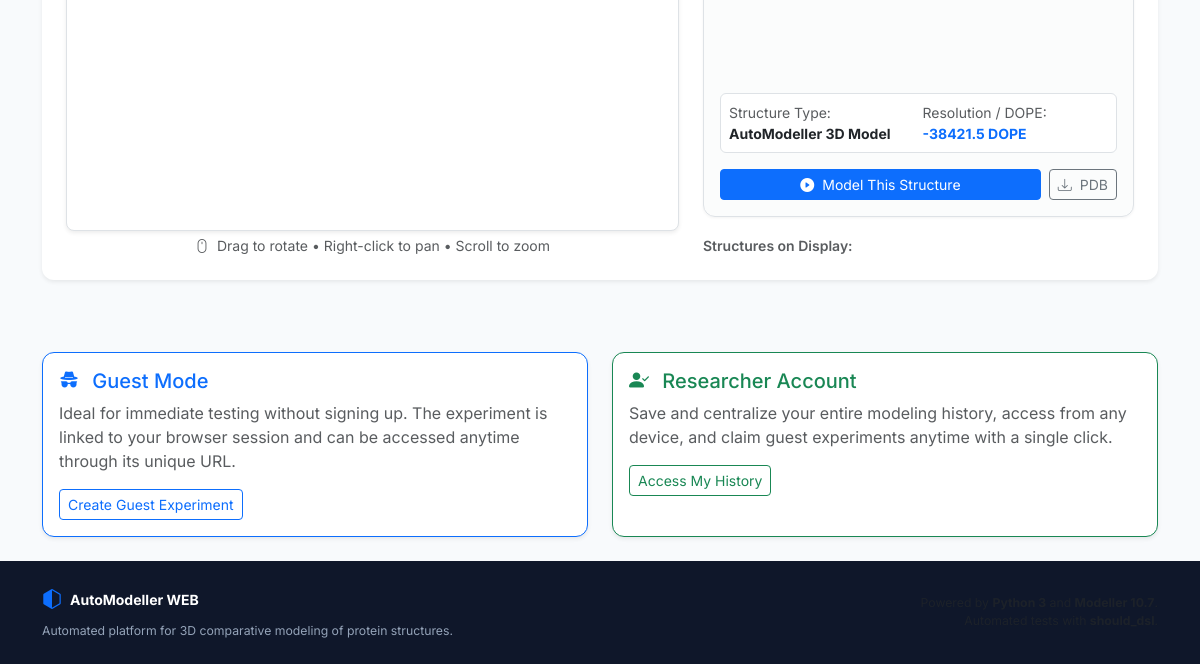
The app's page / (signed in, lower part), older data.
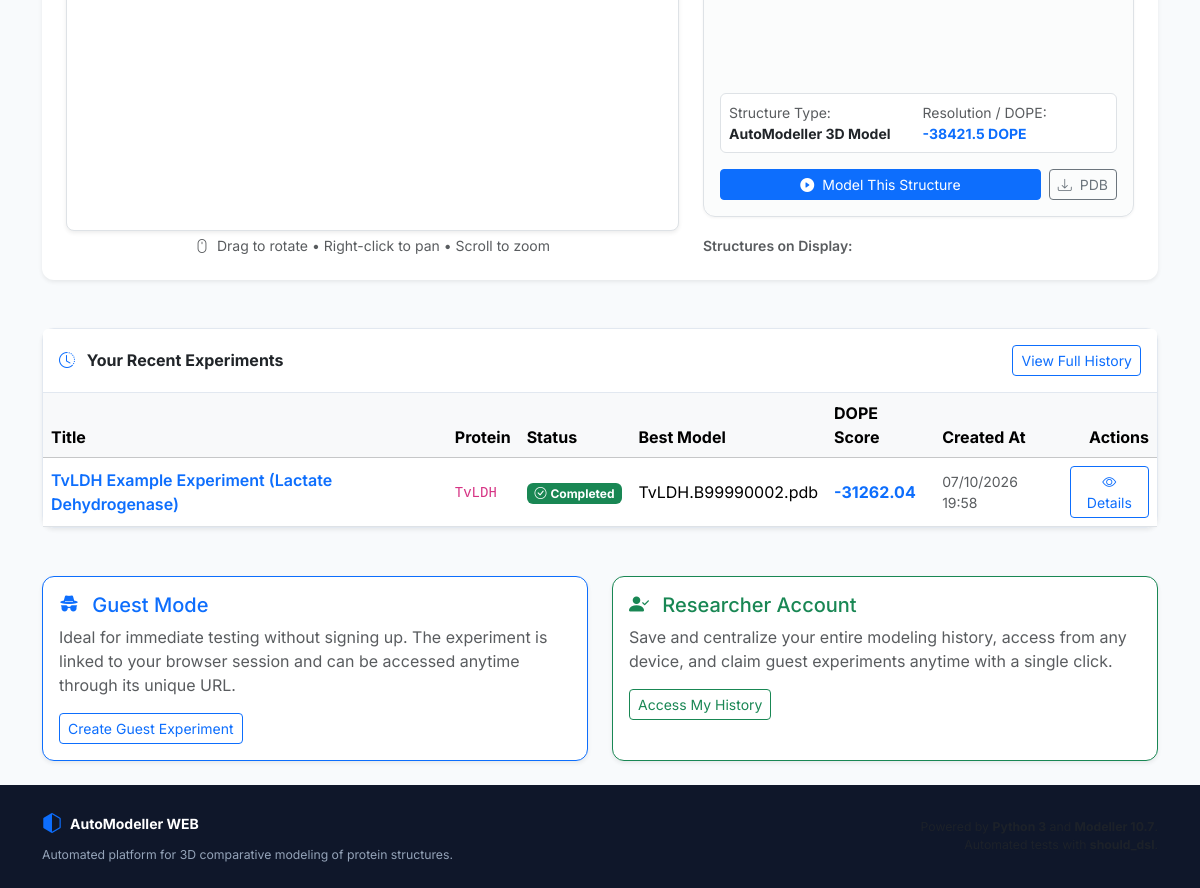
The same page, newer data.
### experiments/models.py (models this page shows, shortened)
class Experiment(models.Model):
    STATUS_CHOICES = [
        ('PENDING', 'Pendente'),
        ('RUNNING', 'Em Execução'),
        ('COMPLETED', 'Concluído'),
        ('FAILED', 'Falhou'),
    ]
    SEQUENCE_TYPES = [
        ('PIR', 'PIR (Protein Information Resource)'),
        ('FASTA', 'FASTA'),
    ]
    PIPELINE_MODES = [
        ('AUTO', 'Automático (Executar Pipeline Completa)'),
        ('STEP', 'Passo a Passo (Interativo)'),
    ]
    uuid = models.UUIDField(default=uuid.uuid4, unique=True, editable=False)
    user = models.ForeignKey(User, on_delete=models.CASCADE, null=True, blank=True, related_name='experiments')
    session_key = models.CharField(max_length=100, blank=True, default='')
    title = models.CharField(max_length=200, default='Novo Experimento Modeller')
    description = models.TextField(blank=True, default='')
    sequence_name = models.CharField(max_length=100, default='TargetProt')
    sequence_type = models.CharField(max_length=10, choices=SEQUENCE_TYPES, default='PIR')
    sequence_text = models.TextField(help_text="Conteúdo da sequência em formato PIR ou FASTA")
    status = models.CharField(max_length=20, choices=STATUS_CHOICES, default='PENDING')
    current_step = models.CharField(max_length=150, default='Aguardando início')
    progress_percent = models.IntegerField(default=0)
    pipeline_mode = models.CharField(max_length=20, choices=PIPELINE_MODES, default='AUTO')
    selected_template = models.CharField(max_length=50, blank=True, default='')
    template_chain = models.CharField(max_length=10, default='A')
    num_models = models.IntegerField(default=5)
    enable_loop_refinement = models.BooleanField(default=False)
    loop_start = models.IntegerField(null=True, blank=True)
    loop_end = models.IntegerField(null=True, blank=True)
    best_model_name = models.CharField(max_length=100, blank=True, default='')
    best_dope_score = models.FloatField(null=True, blank=True)
    best_ga341_score = models.FloatField(null=True, blank=True)
    dope_plot = models.FileField(upload_to='plots/', blank=True, null=True)
    alignment_pir = models.FileField(upload_to='alignments/', blank=True, null=True)
    alignment_pap = models.FileField(upload_to='alignments/', blank=True, null=True)
    log_output = models.TextField(blank=True, default='')
    error_message = models.TextField(blank=True, default='')
    created_at = models.DateTimeField(auto_now_add=True)
    updated_at = models.DateTimeField(auto_now=True)
    class Meta:
        ordering = ['-created_at']

### experiments/views.py (the view)
# urls.py: path('', views.home, name='home'),
def home(request):
    session_key = _ensure_session_key(request)
    is_pt = _is_pt(request)
    recent_experiments = []
    if request.user.is_authenticated:
        recent_experiments = Experiment.objects.filter(user=request.user)[:5]
    else:
        recent_experiments = Experiment.objects.filter(session_key=session_key)[:5]
    today = timezone.localdate()
    today_str = today.strftime('%d/%m/%Y') if is_pt else today.strftime('%Y-%m-%d')
    featured_structures = get_daily_featured_structures(target_date=today, count=4, is_pt=is_pt)
    return render(request, 'experiments/home.html', {
        'recent_experiments': recent_experiments,
        'today_str': today_str,
        'featured_structures': featured_structures,
        'featured_structures_json': json.dumps(featured_structures),
    })

### templates/experiments/home.html (shortened to what this page needs)
{% extends 'base.html' %}
{% block content %}
<div class="card shadow-sm mb-5 border-0">
    <div class="card-body p-4 pt-1">
        <div class="row g-4 align-items-stretch">
            <div class="col-lg-7">
                <div class="position-relative border rounded-3 overflow-hidden shadow-sm bg-white" style="height: 480px;">
                    <div id="home-mol-viewer" style="height: 100%; width: 100%; position: relative;"></div>
                </div>
                <div class="form-text small mt-1 text-muted text-center">
                    <i class="bi bi-mouse me-1"></i>
                    {% if is_pt %}
                        Arraste para rotacionar &bull; Botão direito para mover &bull; Scroll para zoom
                    {% else %}
                        Drag to rotate &bull; Right-click to pan &bull; Scroll to zoom
                    {% endif %}
                </div>
            </div>
            <div class="col-lg-5 d-flex flex-column justify-content-between">
                <div class="card border h-100 p-3 mb-3 bg-light bg-opacity-50">
                    <p class="small text-muted flex-grow-1" id="struct-desc">
                    </p>
                    <div class="p-2 bg-white rounded border mb-3 small">
                        <div class="row g-2">
                            <div class="col-6">
                                <span class="text-muted d-block">{% if is_pt %}Tipo de Estrutura:{% else %}Structure Type:{% endif %}</span>
                                <strong id="struct-type">AutoModeller 3D Model</strong>
                            </div>
                            <div class="col-6">
                                <span class="text-muted d-block">{% if is_pt %}Resolução / DOPE:{% else %}Resolution / DOPE:{% endif %}</span>
                                <strong id="struct-metric" class="text-primary">-38421.5 DOPE</strong>
                            </div>
                        </div>
                    </div>
                    <div class="d-flex flex-wrap gap-2">
                        <a href="{% url 'experiment_create' %}?sample=1" class="btn btn-primary btn-sm flex-grow-1" id="btn-action-model">
                            <i class="bi bi-play-circle-fill me-1"></i>
                            <span id="label-action-model">{% if is_pt %}Modelar Esta Estrutura{% else %}Model This Structure{% endif %}</span>
                        </a>
                        <a id="btn-download-pdb" href="/static/pdb/TvLDH.pdb" download class="btn btn-outline-secondary btn-sm" title="{% if is_pt %}Baixar coordenadas atômicas em formato .PDB{% else %}Download atomic coordinates in .PDB format{% endif %}">
                            <i class="bi bi-download me-1"></i> PDB
                        </a>
                    </div>
                </div>
                <div>
                    <label class="small fw-semibold text-muted mb-2">
                        {% if is_pt %}Estruturas em Exibição:{% else %}Structures on Display:{% endif %}
                    </label>
                </div>
            </div>
        </div>
    </div>
</div>
{% if recent_experiments %}
<div class="card mb-4 shadow-sm">
    <div class="card-header d-flex justify-content-between align-items-center bg-white py-3">
        <span class="fw-bold">
            <i class="bi bi-clock-history text-primary me-2"></i>
            {% if is_pt %}Seus Experimentos Recentes{% else %}Your Recent Experiments{% endif %}
        </span>
        <a href="{% url 'experiment_list' %}" class="btn btn-outline-primary btn-sm">
            {% if is_pt %}Ver Histórico Completo{% else %}View Full History{% endif %}
        </a>
    </div>
    <div class="card-body p-0">
        <div class="table-responsive">
            <table class="table table-hover align-middle mb-0">
                <thead class="table-light">
                    <tr>
                        <th>{% if is_pt %}Título{% else %}Title{% endif %}</th>
                        <th>{% if is_pt %}Proteína{% else %}Protein{% endif %}</th>
                        <th>{% if is_pt %}Status{% else %}Status{% endif %}</th>
                        <th>{% if is_pt %}Melhor Modelo{% else %}Best Model{% endif %}</th>
                        <th>DOPE Score</th>
                        <th>{% if is_pt %}Criado em{% else %}Created At{% endif %}</th>
                        <th class="text-end">{% if is_pt %}Ações{% else %}Actions{% endif %}</th>
                    </tr>
                </thead>
                <tbody>
                    {% for exp in recent_experiments %}
                    <tr>
                        <td>
                            <a href="{% url 'experiment_detail' uuid=exp.uuid %}" class="fw-semibold text-decoration-none">
                                {{ exp.title }}
                            </a>
                        </td>
                        <td><code>{{ exp.sequence_name }}</code></td>
                        <td>
                            {% if exp.status == 'COMPLETED' %}
                                <span class="badge bg-success"><i class="bi bi-check-circle me-1"></i>{% if is_pt %}Concluído{% else %}Completed{% endif %}</span>
                            {% elif exp.status == 'RUNNING' %}
                                <span class="badge bg-primary"><i class="bi bi-arrow-repeat me-1"></i>{% if is_pt %}Executando{% else %}Running{% endif %}</span>
                            {% elif exp.status == 'FAILED' %}
                                <span class="badge bg-danger"><i class="bi bi-x-circle me-1"></i>{% if is_pt %}Falhou{% else %}Failed{% endif %}</span>
                            {% else %}
                                <span class="badge bg-secondary">{% if is_pt %}Pendente{% else %}Pending{% endif %}</span>
                            {% endif %}
                        </td>
                        <td>{{ exp.best_model_name|default:"-" }}</td>
                        <td>
                            {% if exp.best_dope_score %}
                                <span class="fw-bold text-primary">{{ exp.best_dope_score|floatformat:2 }}</span>
                            {% else %}
                                -
                            {% endif %}
                        </td>
                        <td class="text-muted small">{{ exp.created_at|date:"d/m/Y H:i" }}</td>
                        <td class="text-end">
                            <a href="{% url 'experiment_detail' uuid=exp.uuid %}" class="btn btn-sm btn-outline-primary">
                                <i class="bi bi-eye"></i> {% if is_pt %}Detalhes{% else %}Details{% endif %}
                            </a>
                        </td>
                    </tr>
                    {% endfor %}
                </tbody>
            </table>
        </div>
    </div>
</div>
{% endif %}
<div class="row g-4 mt-2">
    <div class="col-md-6">
        <div class="card h-100 border-primary shadow-sm">
            <div class="card-body">
                <h5 class="card-title text-primary">
                    <i class="bi bi-incognito me-2"></i>
                    {% if is_pt %}Modo Avulso (Convidado){% else %}Guest Mode{% endif %}
                </h5>
                <p class="card-text text-muted">
                    {% if is_pt %}
                        Ideal para testes imediatos sem necessidade de criar conta ou memorizar senhas. O experimento fica vinculado à sua sessão no navegador e pode ser acessado pelo link exclusivo.
                    {% else %}
                        Ideal for immediate testing without signing up. The experiment is linked to your browser session and can be accessed anytime through its unique URL.
                    {% endif %}
                </p>
                <a href="{% url 'experiment_create' %}" class="btn btn-outline-primary btn-sm">
                    {% if is_pt %}Criar Experimento Avulso{% else %}Create Guest Experiment{% endif %}
                </a>
            </div>
        </div>
    </div>
    <div class="col-md-6">
        <div class="card h-100 border-success shadow-sm">
            <div class="card-body">
                <h5 class="card-title text-success">
                    <i class="bi bi-person-check-fill me-2"></i>
                    {% if is_pt %}Conta de Pesquisador{% else %}Researcher Account{% endif %}
                </h5>
                <p class="card-text text-muted">
                    {% if is_pt %}
                        Salve e centralize todo o seu histórico de modelagens, acesse de qualquer dispositivo e reivindique experimentos avulsos criados anteriormente com apenas um clique.
                    {% else %}
                        Save and centralize your entire modeling history, access from any device, and claim guest experiments anytime with a single click.
                    {% endif %}
                </p>
                {% if not user.is_authenticated %}
                <a href="{% url 'register' %}" class="btn btn-outline-success btn-sm">
                    {% if is_pt %}Criar Conta Gratuita{% else %}Create Free Account{% endif %}
                </a>
                {% else %}
                <a href="{% url 'experiment_list' %}" class="btn btn-outline-success btn-sm">
                    {% if is_pt %}Acessar Meu Histórico{% else %}Access My History{% endif %}
                </a>
                {% endif %}
            </div>
        </div>
    </div>
</div>
{% endblock %}

### templates/base.html (shortened to what this page needs)
{% load static %}
<!DOCTYPE html>
<html lang="pt-BR">
<head>
    <link href="https://cdn.jsdelivr.net/npm/bootstrap@5.3.3/dist/css/bootstrap.min.css" rel="stylesheet">
    <link href="https://cdn.jsdelivr.net/npm/bootstrap-icons@1.11.3/font/bootstrap-icons.min.css" rel="stylesheet">
</head>
<body>
    <main class="container my-4 flex-grow-1">
        {% block content %}{% endblock %}
    </main>
    <footer class="footer py-4 mt-auto">
        <div class="container">
            <div class="row align-items-center g-3">
                <div class="col-md-6 text-center text-md-start">
                    <div class="d-flex align-items-center gap-2 mb-1 justify-content-center justify-content-md-start">
                        <i class="bi bi-hexagon-half text-primary fs-5"></i>
                        <span class="text-white fw-bold">AutoModeller WEB</span>
                    </div>
                    <small>
                        {% if is_pt %}
                            Plataforma automatizada para modelagem comparativa 3D de estruturas de proteínas.
                        {% else %}
                            Automated platform for 3D comparative modeling of protein structures.
                        {% endif %}
                    </small>
                </div>
                <div class="col-md-6 text-center text-md-end text-muted small">
                    <div>
                        {% if is_pt %}
                            Executado com <strong>Python 3</strong> e <strong>Modeller 10.7</strong>.
                        {% else %}
                            Powered by <strong>Python 3</strong> and <strong>Modeller 10.7</strong>.
                        {% endif %}
                    </div>
                    <div>
                        {% if is_pt %}
                            Testes automatizados com <strong>should_dsl</strong>.
                        {% else %}
                            Automated tests with <strong>should_dsl</strong>.
                        {% endif %}
                    </div>
                </div>
            </div>
        </div>
    </footer>
</body>
</html>

Row changes from the older to the newer data that the page shows:
added Experiment: title "TvLDH Example Experiment (Lactate Dehydrogenase)", sequence_name "TvLDH", status "COMPLETED" (drawn), best_model_name "TvLDH.B99990002.pdb", best_dope_score "-31262.04", created_at "07/10/2026 19:58"
Text that changed along with them:
text now shown: "Your Recent Experiments View Full History Title Protein Status Best Model DOPE Score Created At Actions"
